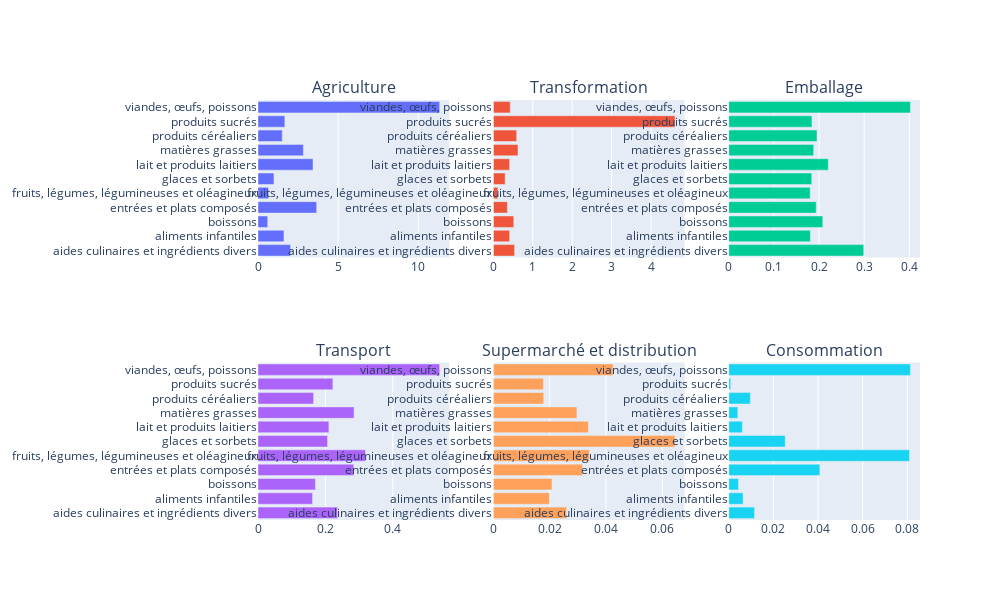

Notebook code for this chart:
### Code cell
fig = make_subplots(rows=2, cols=3, subplot_titles=liste_indicateurs)

for i, indicateur in enumerate(liste_indicateurs):
    type_indicateur = df_groupe_aliment_modif['Indicateur'] == indicateur
    row = np.unravel_index(i,(2,3))[0] + 1
    col = np.unravel_index(i,(2,3))[1] + 1

    graph = go.Bar(y=df_groupe_aliment_modif[type_indicateur]['Groupe d\'aliment'], x=df_groupe_aliment_modif[type_indicateur]['Valeur'], name=indicateur, orientation='h') 

    fig.add_trace(graph, row=row, col=col)

fig.update_layout(width=1000, height=600, showlegend=False)
fig.show()

### Figure 1 — Plotly figure (JSON) as saved in the notebook; plotly's stock layout.template omitted (floating-point values rounded to 4 significant figures)
{"data": [{"name": "Agriculture", "orientation": "h", "type": "bar", "x": [2.031, 1.621, 0.605, 3.659, 0.6577, 0.9959, 3.431, 2.831, 1.514, 1.675, 11.33], "xaxis": "x", "y": ["aides culinaires et ingrédients divers", "aliments infantiles", "boissons", "entrées et plats composés", "fruits, légumes, légumineuses et oléagineux", "glaces et sorbets", "lait et produits laitiers", "matières grasses", "produits céréaliers", "produits sucrés", "viandes, œufs, poissons"], "yaxis": "y"}, {"name": "Transformation", "orientation": "h", "type": "bar", "x": [0.539, 0.4136, 0.5178, 0.3549, 0.1142, 0.2987, 0.4128, 0.6247, 0.5912, 4.61, 0.4283], "xaxis": "x2", "y": ["aides culinaires et ingrédients divers", "aliments infantiles", "boissons", "entrées et plats composés", "fruits, légumes, légumineuses et oléagineux", "glaces et sorbets", "lait et produits laitiers", "matières grasses", "produits céréaliers", "produits sucrés", "viandes, œufs, poissons"], "yaxis": "y2"}, {"name": "Emballage", "orientation": "h", "type": "bar", "x": [0.2991, 0.1809, 0.2084, 0.1939, 0.1805, 0.184, 0.2205, 0.1882, 0.1956, 0.1843, 0.4026], "xaxis": "x3", "y": ["aides culinaires et ingrédients divers", "aliments infantiles", "boissons", "entrées et plats composés", "fruits, légumes, légumineuses et oléagineux", "glaces et sorbets", "lait et produits laitiers", "matières grasses", "produits céréaliers", "produits sucrés", "viandes, œufs, poissons"], "yaxis": "y3"}, {"name": "Transport", "orientation": "h", "type": "bar", "x": [0.2358, 0.1618, 0.1704, 0.2841, 0.3189, 0.2064, 0.2104, 0.285, 0.165, 0.2221, 0.539], "xaxis": "x4", "y": ["aides culinaires et ingrédients divers", "aliments infantiles", "boissons", "entrées et plats composés", "fruits, légumes, légumineuses et oléagineux", "glaces et sorbets", "lait et produits laitiers", "matières grasses", "produits céréaliers", "produits sucrés", "viandes, œufs, poissons"], "yaxis": "y4"}, {"name": "Supermarché et distribution", "orientation": "h", "type": "bar", "x": [0.02599, 0.01991, 0.02081, 0.03167, 0.03412, 0.06452, 0.03376, 0.02967, 0.01787, 0.01776, 0.0425], "xaxis": "x5", "y": ["aides culinaires et ingrédients divers", "aliments infantiles", "boissons", "entrées et plats composés", "fruits, légumes, légumineuses et oléagineux", "glaces et sorbets", "lait et produits laitiers", "matières grasses", "produits céréaliers", "produits sucrés", "viandes, œufs, poissons"], "yaxis": "y5"}, {"name": "Consommation", "orientation": "h", "type": "bar", "x": [0.01156, 0.00643, 0.004367, 0.0408, 0.08098, 0.0253, 0.006088, 0.00406, 0.009669, 0.0008833, 0.08137], "xaxis": "x6", "y": ["aides culinaires et ingrédients divers", "aliments infantiles", "boissons", "entrées et plats composés", "fruits, légumes, légumineuses et oléagineux", "glaces et sorbets", "lait et produits laitiers", "matières grasses", "produits céréaliers", "produits sucrés", "viandes, œufs, poissons"], "yaxis": "y6"}], "layout": {"annotations": [{"font": {"size": 16}, "showarrow": false, "text": "Agriculture", "x": 0.1444, "xanchor": "center", "xref": "paper", "y": 1, "yanchor": "bottom", "yref": "paper"}, {"font": {"size": 16}, "showarrow": false, "text": "Transformation", "x": 0.5, "xanchor": "center", "xref": "paper", "y": 1, "yanchor": "bottom", "yref": "paper"}, {"font": {"size": 16}, "showarrow": false, "text": "Emballage", "x": 0.8556, "xanchor": "center", "xref": "paper", "y": 1, "yanchor": "bottom", "yref": "paper"}, {"font": {"size": 16}, "showarrow": false, "text": "Transport", "x": 0.1444, "xanchor": "center", "xref": "paper", "y": 0.375, "yanchor": "bottom", "yref": "paper"}, {"font": {"size": 16}, "showarrow": false, "text": "Supermarché et distribution", "x": 0.5, "xanchor": "center", "xref": "paper", "y": 0.375, "yanchor": "bottom", "yref": "paper"}, {"font": {"size": 16}, "showarrow": false, "text": "Consommation", "x": 0.8556, "xanchor": "center", "xref": "paper", "y": 0.375, "yanchor": "bottom", "yref": "paper"}], "height": 600, "showlegend": false, "width": 1000, "xaxis": {"anchor": "y", "domain": [0, 0.2889]}, "xaxis2": {"anchor": "y2", "domain": [0.3556, 0.6444]}, "xaxis3": {"anchor": "y3", "domain": [0.7111, 1]}, "xaxis4": {"anchor": "y4", "domain": [0, 0.2889]}, "xaxis5": {"anchor": "y5", "domain": [0.3556, 0.6444]}, "xaxis6": {"anchor": "y6", "domain": [0.7111, 1]}, "yaxis": {"anchor": "x", "domain": [0.625, 1]}, "yaxis2": {"anchor": "x2", "domain": [0.625, 1]}, "yaxis3": {"anchor": "x3", "domain": [0.625, 1]}, "yaxis4": {"anchor": "x4", "domain": [0, 0.375]}, "yaxis5": {"anchor": "x5", "domain": [0, 0.375]}, "yaxis6": {"anchor": "x6", "domain": [0, 0.375]}}}
